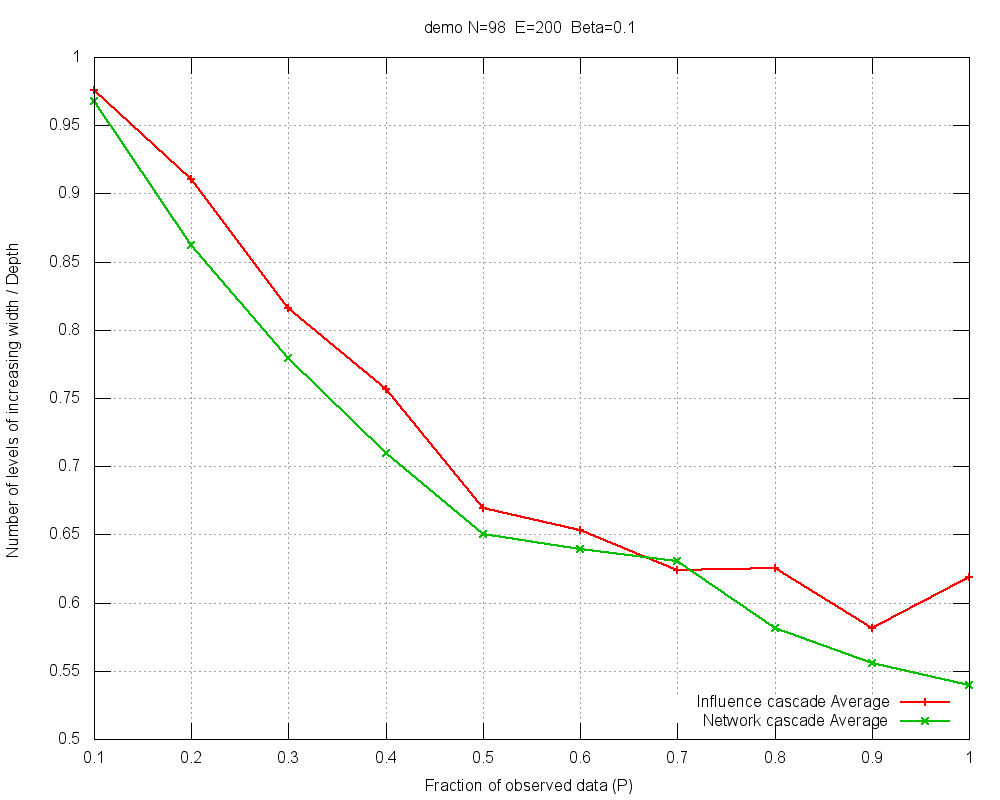

gnuplot code for this plot:
#
# demo N=98  E=200  Beta=0.1 (Thu Mar 20 14:49:31 2014)
#

set title "demo N=98  E=200  Beta=0.1"
set key bottom right
set autoscale
set grid
set xlabel "Fraction of observed data (P)"
set ylabel "Number of levels of increasing width / Depth"
set tics scale 2
set terminal png size 1000,800
set output 'levInc-demo-B010.png'
plot 	"levInc-demo-B010.tab" using 1:3 title "Influence cascade Average" with linespoints lw 2,\
	"levInc-demo-B010.tab" using 1:2 title "Network cascade Average" with linespoints lw 2
